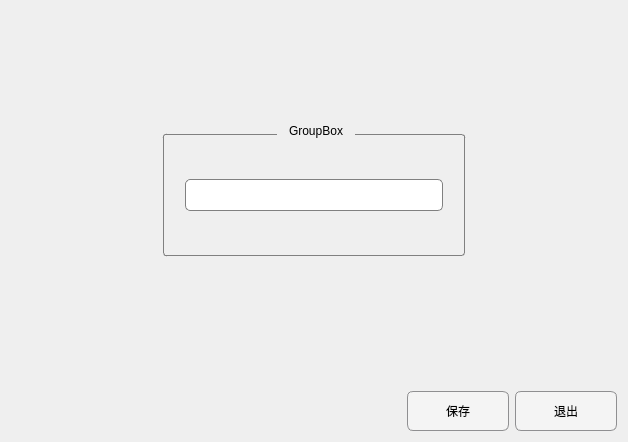
<?xml version="1.0" encoding="UTF-8"?>
<ui version="4.0">
 <class>DePropertyEditWidget</class>
 <widget class="QWidget" name="DePropertyEditWidget">
  <property name="geometry">
   <rect>
    <x>0</x>
    <y>0</y>
    <width>628</width>
    <height>442</height>
   </rect>
  </property>
  <property name="windowTitle">
   <string>DePropertyEditWidget</string>
  </property>
  <property name="styleSheet">
   <string notr="true">QLineEdit
{
border:1px solid gray;
border-radius:5px;
min-height:30px;
font: 16pt &quot;新宋体&quot;;
}

QLabel
{
font: 14pt &quot;新宋体&quot;;
min-width:60px;
}

QGroupBox {
     border: 1px solid gray;
     border-radius: 3px;
     margin-top: 2ex; /* leave space at the top for the title */
     padding: 10px;
     margin:10px;
     font: 12pt &quot;新宋体&quot;;
 }

 QGroupBox::title {     
     subcontrol-origin: margin;
     subcontrol-position: top center; /* position at the top center */
     padding: 0 10px;
     background-color: qlineargradient(x1: 0, y1: 0, x2: 0, y2: 1,
                                       start: 0 #FFOE0E, stop: 1 #FFFFFF);
 }

QPushButton {
    
	font: 16pt &quot;新宋体&quot;;
	background-color: rgb(244, 244, 244);
    border: 1px solid #8f8f91;
    border-radius: 6px;
    min-width: 100px;
    min-height: 38px;
 }

 QPushButton:pressed {
	background-color: rgb(255, 255, 255);
 }
</string>
  </property>
  <layout class="QGridLayout" name="gridLayout">
   <item row="2" column="0">
    <spacer name="horizontalSpacer">
     <property name="orientation">
      <enum>Qt::Horizontal</enum>
     </property>
     <property name="sizeHint" stdset="0">
      <size>
       <width>391</width>
       <height>20</height>
      </size>
     </property>
    </spacer>
   </item>
   <item row="2" column="1">
    <widget class="QPushButton" name="btnOk">
     <property name="text">
      <string>保存</string>
     </property>
    </widget>
   </item>
   <item row="2" column="2">
    <widget class="QPushButton" name="btnCancel">
     <property name="text">
      <string>退出</string>
     </property>
    </widget>
   </item>
   <item row="1" column="0" colspan="3">
    <widget class="DeVirtualKeyboradWidget" name="virtualBoradWidget" native="true"/>
   </item>
   <item row="0" column="0" colspan="3">
    <widget class="QWidget" name="widget" native="true">
     <layout class="QGridLayout" name="gridLayout_3">
      <item row="0" column="0">
       <widget class="QGroupBox" name="groupBox">
        <property name="styleSheet">
         <string notr="true">max-width:280px;
max-height:100px;</string>
        </property>
        <property name="title">
         <string>GroupBox</string>
        </property>
        <layout class="QGridLayout" name="gridLayout_2">
         <property name="sizeConstraint">
          <enum>QLayout::SetDefaultConstraint</enum>
         </property>
         <item row="1" column="0">
          <widget class="QLineEdit" name="lineEdit">
           <property name="maxLength">
            <number>32</number>
           </property>
          </widget>
         </item>
         <item row="2" column="0">
          <spacer name="verticalSpacer">
           <property name="orientation">
            <enum>Qt::Vertical</enum>
           </property>
           <property name="sizeHint" stdset="0">
            <size>
             <width>20</width>
             <height>40</height>
            </size>
           </property>
          </spacer>
         </item>
         <item row="0" column="0">
          <spacer name="verticalSpacer_2">
           <property name="orientation">
            <enum>Qt::Vertical</enum>
           </property>
           <property name="sizeHint" stdset="0">
            <size>
             <width>20</width>
             <height>40</height>
            </size>
           </property>
          </spacer>
         </item>
        </layout>
       </widget>
      </item>
     </layout>
    </widget>
   </item>
  </layout>
 </widget>
 <layoutdefault spacing="6" margin="11"/>
 <customwidgets>
  <customwidget>
   <class>DeVirtualKeyboradWidget</class>
   <extends>QWidget</extends>
   <header location="global">devirtualkeyboradwidget.h</header>
   <container>1</container>
  </customwidget>
 </customwidgets>
 <resources/>
 <connections/>
</ui>
